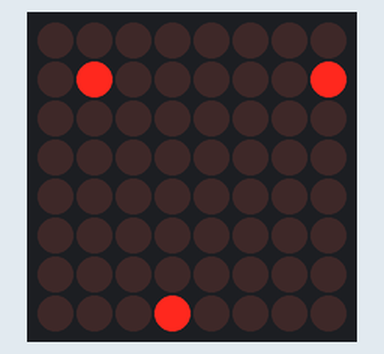
A sketch run on a simulated Arduino Uno, built with avr-gcc and run on an emulated ATmega328P. On the bench: 8×8 LED matrix. Random numbers use the default seed unless the sketch sets one.

Above: at 0.75 s.
At 5.75 s:
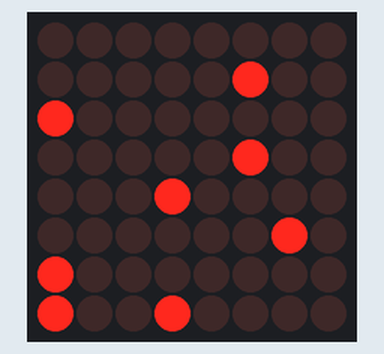
At 10.25 s:
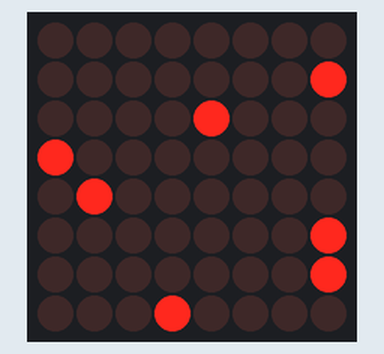
At 20.25 s:
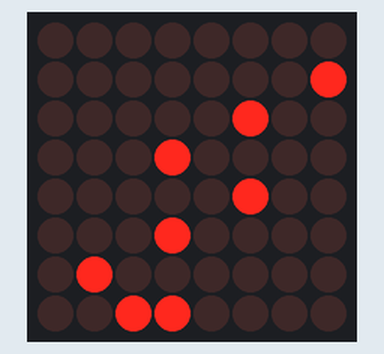
At 29.75 s:
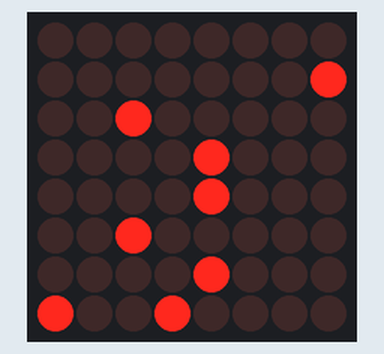
At 39.75 s:
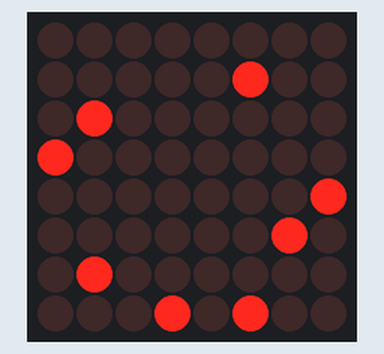

The sketch:

avoid_the_ball.ino
```cpp
#include <MsTimer2.h>
#include <LedControl.h>

LedControl Dote = LedControl(7,6,5,1); // 도트매트릭스 DIN 7, CLK 6, CS 5

int left = 8;  // 버튼
int up = 9;
int down = 10;
int right = 11;

unsigned char field[8];
char myCurrentPos = 4;


void setDot(void){
  for (int i = 0;i < 8;i++) {
  field[i] = 0;
  }
}

void avoid_the_ball(void) {
  spawnball();
  spawndot();
  dotfall();
  printdot();
}

void setup () {
  pinMode(left, INPUT_PULLUP);
  pinMode(up, INPUT_PULLUP);
  pinMode(down, INPUT_PULLUP);
  pinMode(right, INPUT_PULLUP);
  Dote.shutdown(0,false);
  Dote.setIntensity(0,7);
  Dote.clearDisplay(0);

  setDot();
  spawnball();
  spawndot();
  MsTimer2::set(500,avoid_the_ball);
  MsTimer2::start();
}

void spawnball(void) {
  unsigned char ballMask = 0200;
  unsigned char dotX = random(8);
  ballMask >>= dotX;
  field[0] |= ballMask;
}

void dotfall(void) {
  unsigned char mask;
  for (int t = 6; t>=0; t--) {
    mask = 0;
    mask |= field[t];
    field[t] = 0;
    field[t+1] |= mask;
  }
}

void printdot(void) {
  for (int y = 0; y < 8; y++) {
    Dote.setRow(0,y,field[y]);
  }
}

void moveLeft(void) {
  if (myCurrentPos == 1)
    return;
  myCurrentPos--;
}

void moveRight(void) {
  if (myCurrentPos == 8)
    return;
  myCurrentPos++;
}

void spawndot(void) {
  field[7] = 0;
  unsigned char myMask = 0200;
  myMask >>= myCurrentPos -1;
  field[7] |= myMask;
}


void loop() {


}
```

Measured:
- what the display in image 0 shows lasts 0.5 s, from 0.5 s to 1.0 s
